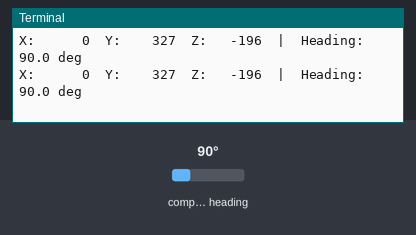
Recording of a program running on a simulated Raspberry Pi (BCM pin numbers). Shown: the last lines printed to the terminal. The inputs (shaded band) are chosen by the test bench; at power-on: compass heading 90°.

Above: at 1.3 s.
1.4 s: compass heading set to 7°
At 2.0 s:
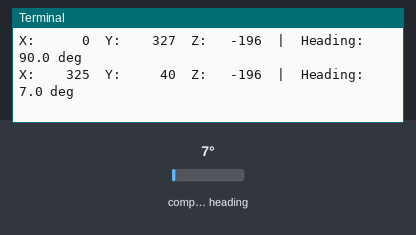
3.1 s: compass heading set to 180°
At 3.5 s:
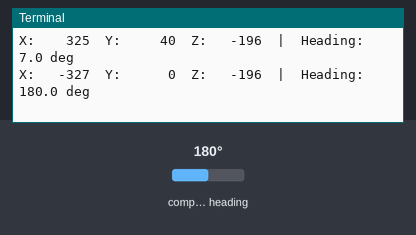
4.6 s: compass heading set to 269°
At 5.0 s:
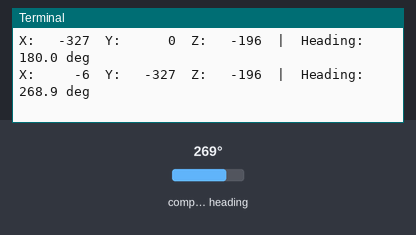
6.1 s: compass heading set to 352°
At 6.5 s:
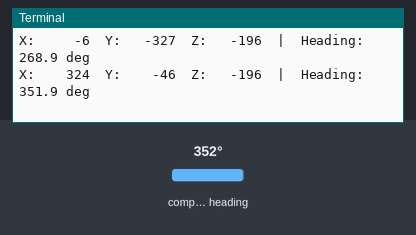

The program:

example.py
```python
# Raspberry Pi Python script using smbus2 to configure the HMC5883L over I2C, read raw X/Y/Z axes, and compute a continuous compass heading in radians/degrees.
#
# Buy this module: https://shillehtek.com/products/hmc5883l-gy-273-magnetometer-compass-module
# Full manual: https://shillehtek.com/blogs/shillehtek-product-manuals/hmc5883l-gy-273-magnetometer-compass-module-manual
# More examples: https://github.com/shillehbean/shillehtek-examples
#

#!/usr/bin/env python3
# HMC5883L (GY-273) Compass - Raspberry Pi Example
# SDA -> GPIO 2 (pin 3), SCL -> GPIO 3 (pin 5), VCC -> 3.3V (pin 1)
# Setup: enable I2C in raspi-config, then: pip3 install smbus2

import math
import time
from smbus2 import SMBus

ADDR = 0x1E   # HMC5883L (0x0D would be a QMC5883L - different chip!)

bus = SMBus(1)

# Config A: 8 samples averaged, 15 Hz output  -> 0x70
bus.write_byte_data(ADDR, 0x00, 0x70)
# Config B: gain +/-1.3 gauss (default)       -> 0x20
bus.write_byte_data(ADDR, 0x01, 0x20)
# Mode: continuous measurement                -> 0x00
bus.write_byte_data(ADDR, 0x02, 0x00)
time.sleep(0.1)

def read_axes():
    # Data registers start at 0x03, order is X, Z, Y (big endian)
    data = bus.read_i2c_block_data(ADDR, 0x03, 6)
    def s16(hi, lo):
        v = (hi << 8) | lo
        return v - 65536 if v > 32767 else v
    x = s16(data[0], data[1])
    z = s16(data[2], data[3])
    y = s16(data[4], data[5])
    return x, y, z

print("Compass ready - rotate the board slowly (Ctrl+C to stop)")

try:
    while True:
        x, y, z = read_axes()

        heading = math.atan2(y, x)
        # Add your local magnetic declination here (radians)
        if heading < 0:
            heading += 2 * math.pi

        print("X: {:6d}  Y: {:6d}  Z: {:6d}  |  Heading: {:5.1f} deg".format(
            x, y, z, math.degrees(heading)))
        time.sleep(0.5)

except KeyboardInterrupt:
    print("Stopped by user")
finally:
    bus.close()
```

Measured:
- after the input at 1.4 s, the terminal: prints a new line after 0.21 s (image 1)
- after the input at 3.1 s, the terminal: prints a new line at once (image 2)
- after the input at 4.6 s, the terminal: prints a new line at once (image 3)
- after the input at 6.1 s, the terminal: prints a new line at once (image 4)
